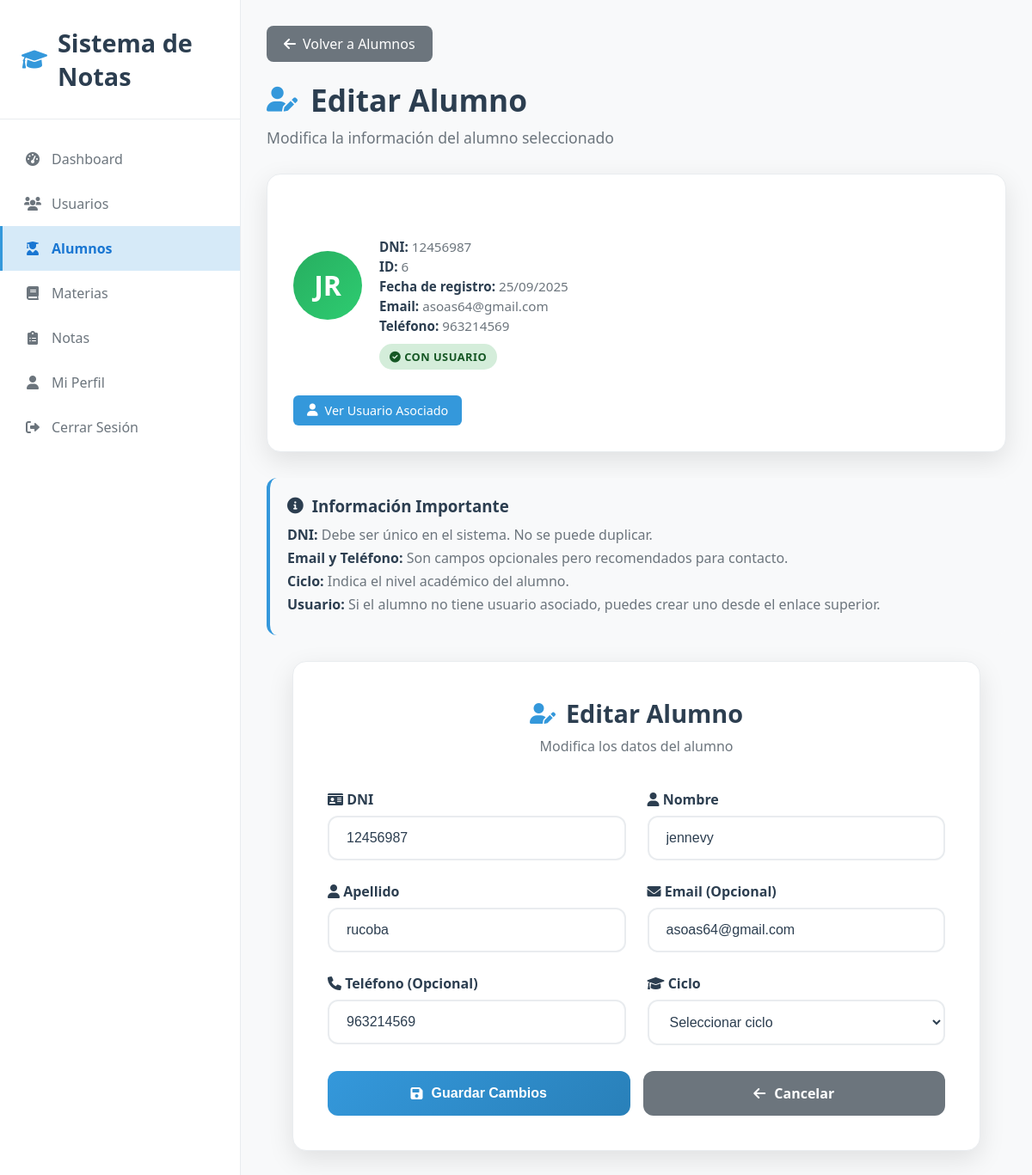
Page /admin/editar_alumno/6 (signed in) on the earlier database version.
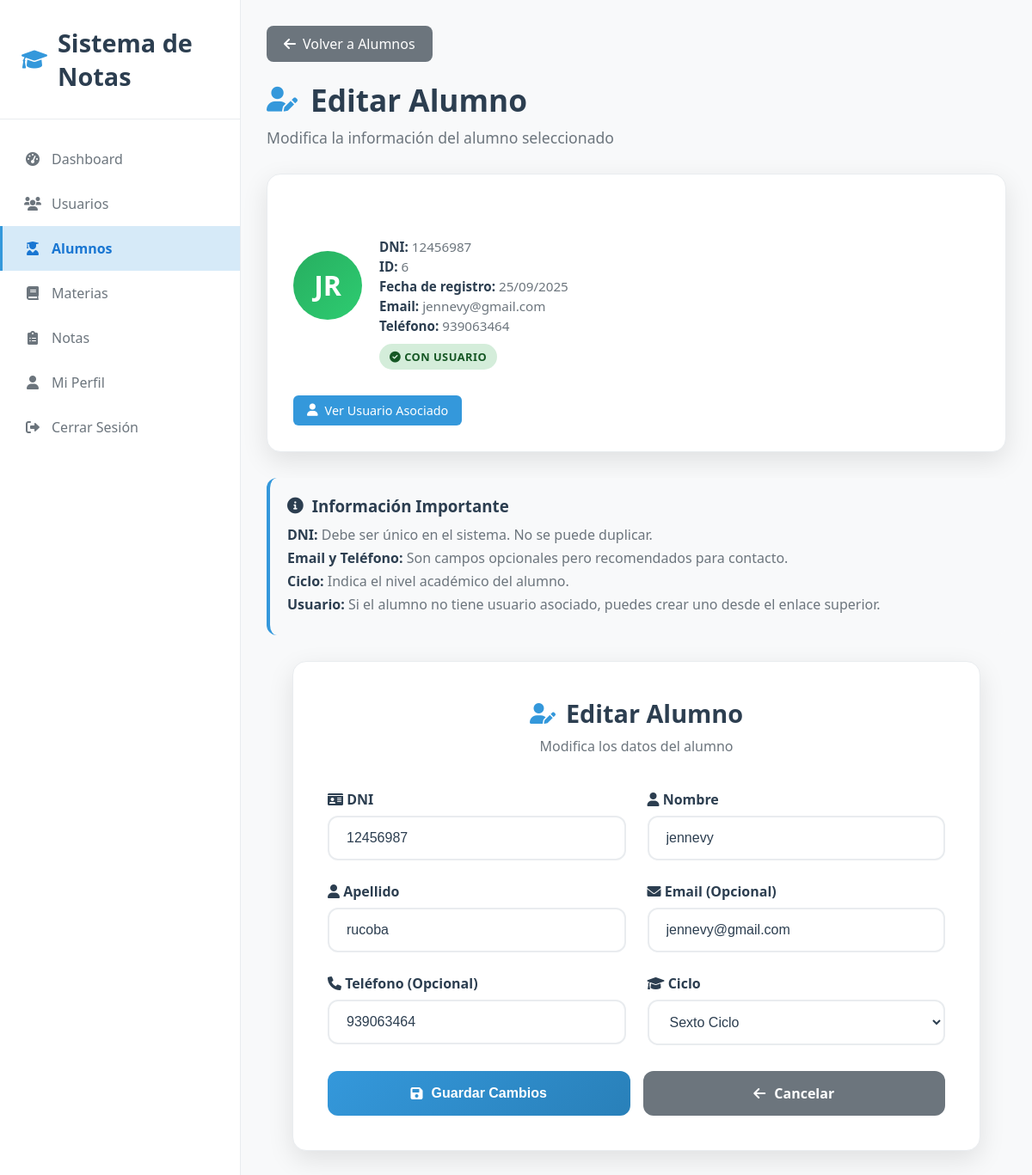
Same page on the later database version.
### app.py (models this page shows)
class Alumno(db.Model):
    id = db.Column(db.Integer, primary_key=True)
    dni = db.Column(db.String(20), unique=True, nullable=False)
    nombre = db.Column(db.String(100), nullable=False)
    apellido = db.Column(db.String(100), nullable=False)
    email = db.Column(db.String(120))
    telefono = db.Column(db.String(20))
    fecha_nacimiento = db.Column(db.Date)
    ciclo = db.Column(db.String(20), nullable=False)  # primero, segundo, tercero, cuarto, quinto, sexto
    fecha_registro = db.Column(db.DateTime, default=datetime.utcnow)
    usuario_id = db.Column(db.Integer, db.ForeignKey('usuario.id'), nullable=True)  # Relación con Usuario
    usuario = db.relationship('Usuario', backref=db.backref('alumno', uselist=False))

### app.py (the view, shortened to what this page needs)
@app.route('/admin/editar_alumno/<int:alumno_id>', methods=['GET', 'POST'])
def editar_alumno(alumno_id):
    if not session.get('user_id') or session.get('tipo') != 'admin':
        return redirect(url_for('login'))
    alumno = Alumno.query.get_or_404(alumno_id)
    return render_template('admin/editar_alumno_moderno.html', alumno=alumno)

### app.py (called while the page is built)
@app.context_processor
def inject_flash_cleanup():
    return {
        'clear_flash_messages': clear_flash_messages,
        'convertir_ciclo_a_texto': convertir_ciclo_a_texto
    }

### templates/admin/editar_alumno_moderno.html (shortened to what the changed rows need)
<!DOCTYPE html>
<html lang="es">
<head>
    <link href="https://cdnjs.cloudflare.com/ajax/libs/font-awesome/6.0.0/css/all.min.css" rel="stylesheet">
</head>
<body>
    <div class="admin-dashboard">
        <div class="sidebar">
            <div class="sidebar-header">
                <h2><i class="fas fa-graduation-cap"></i> Sistema de Notas</h2>
            </div>
        </div>
        <div class="main-content">
            <div class="content-header">
                <h1><i class="fas fa-user-edit"></i> Editar Alumno</h1>
            </div>
            <div class="alumno-info">
                <div class="alumno-header">
                    <div class="alumno-avatar">
                        {{ (alumno.nombre[0] + alumno.apellido[0])|upper }}
                    </div>
                    <div class="alumno-details">
                        <h2>{{ alumno.nombre }} {{ alumno.apellido }}</h2>
                        <div class="alumno-meta">
                            <p><strong>DNI:</strong> {{ alumno.dni }}</p>
                            <p><strong>ID:</strong> {{ alumno.id }}</p>
                            <p><strong>Fecha de registro:</strong> {{ alumno.fecha_registro.strftime('%d/%m/%Y') if alumno.fecha_registro else 'N/A' }}</p>
                            {% if alumno.email %}
                                <p><strong>Email:</strong> {{ alumno.email }}</p>
                            {% endif %}
                            {% if alumno.telefono %}
                                <p><strong>Teléfono:</strong> {{ alumno.telefono }}</p>
                            {% endif %}
                        </div>
                        <span class="status-badge {{ 'con-usuario' if alumno.usuario_id else 'sin-usuario' }}">
                        </span>
                    </div>
                </div>
            </div>
            <div class="form-container">
                <div class="form-header">
                    <h2><i class="fas fa-user-edit"></i> Editar Alumno</h2>
                </div>
                <form method="POST">
                    <div class="form-grid">
                        <div class="form-group">
                            <label for="dni" class="form-label">
                                <i class="fas fa-id-card"></i> DNI
                            </label>
                            <input type="text" id="dni" name="dni" class="form-control"
                                   value="{{ alumno.dni }}" required
                                   placeholder="Ingresa el DNI del alumno">
                        </div>
                        <div class="form-group">
                            <label for="nombre" class="form-label">
                                <i class="fas fa-user"></i> Nombre
                            </label>
                            <input type="text" id="nombre" name="nombre" class="form-control"
                                   value="{{ alumno.nombre }}" required
                                   placeholder="Ingresa el nombre del alumno">
                        </div>
                        <div class="form-group">
                            <label for="apellido" class="form-label">
                                <i class="fas fa-user"></i> Apellido
                            </label>
                            <input type="text" id="apellido" name="apellido" class="form-control"
                                   value="{{ alumno.apellido }}" required
                                   placeholder="Ingresa el apellido del alumno">
                        </div>
                        <div class="form-group">
                            <label for="email" class="form-label">
                                <i class="fas fa-envelope"></i> Email (Opcional)
                            </label>
                            <input type="email" id="email" name="email" class="form-control"
                                   value="{{ alumno.email or '' }}"
                                   placeholder="Ingresa el email del alumno">
                        </div>
                        <div class="form-group">
                            <label for="telefono" class="form-label">
                                <i class="fas fa-phone"></i> Teléfono (Opcional)
                            </label>
                            <input type="text" id="telefono" name="telefono" class="form-control"
                                   value="{{ alumno.telefono or '' }}"
                                   placeholder="Ingresa el teléfono del alumno">
                        </div>
                        <div class="form-group">
                            <label for="ciclo" class="form-label">
                                <i class="fas fa-graduation-cap"></i> Ciclo
                            </label>
                            <select id="ciclo" name="ciclo" class="form-control" required>
                                <option value="">Seleccionar ciclo</option>
                                <option value="sexto" {% if alumno.ciclo == 'sexto' %}selected{% endif %}>Sexto Ciclo</option>
                            </select>
                        </div>
                    </div>
                </form>
            </div>
        </div>
    </div>
</body>
</html>

Differences in the rows shown:
changed Alumno "JR": email "asoas64@gmail.com" → "jennevy@gmail.com"; telefono "963214569" → "939063464"; ciclo (not shown) → "Sexto Ciclo"
Other differences:
form field ciclo: "Seleccionar ciclo" → (not shown)
